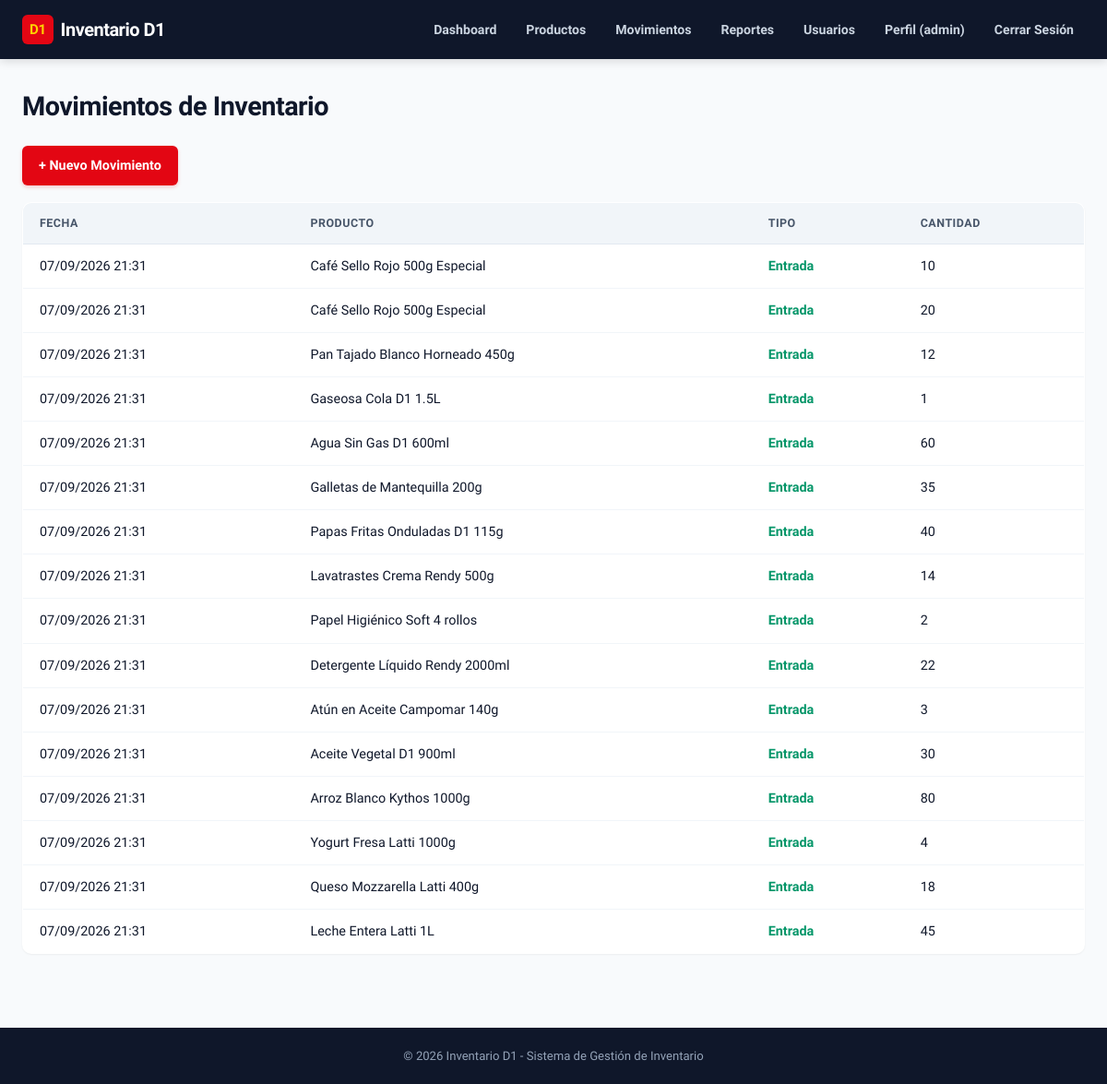
The page /movimientos (signed in) on the database its author committed.
### app/models.py (models this page shows, shortened)
class Movimiento(db.Model):
    __tablename__ = 'movimiento'
    id = db.Column(db.Integer, primary_key=True)
    producto_id = db.Column(db.Integer, db.ForeignKey('producto.id'), nullable=False)
    tipo = db.Column(db.String(20), nullable=False)  # 'entrada' o 'salida'
    cantidad = db.Column(db.Integer, nullable=False)
    fecha = db.Column(db.DateTime, default=datetime.utcnow)

class Producto(db.Model):
    __tablename__ = 'producto'
    id = db.Column(db.Integer, primary_key=True)
    nombre = db.Column(db.String(150), nullable=False)
    categoria = db.Column(db.String(100), nullable=True)
    precio = db.Column(db.Float, nullable=False)
    cantidad_stock = db.Column(db.Integer, default=0, nullable=False)
    stock_minimo = db.Column(db.Integer, default=5, nullable=False)
    fecha_ingreso = db.Column(db.DateTime, default=datetime.utcnow)
    movimientos = db.relationship('Movimiento', backref='producto', lazy=True, cascade='all, delete-orphan')

### app/routes.py (the view)
@main.route('/movimientos')
@login_required
def listar_movimientos():
    movimientos = Movimiento.query.order_by(Movimiento.fecha.desc()).all()
    return render_template('movimientos.html', movimientos=movimientos)

### app/routes.py (called while the page is built)
def login_required(f):
    @wraps(f)
    def decorated_function(*args, **kwargs):
        if 'usuario_id' not in session:
            flash('Debes iniciar sesión para acceder a esta página.', 'warning')
            return redirect(url_for('main.login', next=request.path))
        return f(*args, **kwargs)
    return decorated_function

@main.before_app_request
def cargar_usuario_actual():
    g.usuario = None
    if 'usuario_id' in session:
        g.usuario = db.session.get(Usuario, session['usuario_id'])
        if g.usuario is None:
            session.clear()

@main.app_context_processor
def inject_global_vars():
    return dict(
        usuario_actual=getattr(g, 'usuario', None),
        now=datetime.utcnow()
    )

### app/templates/movimientos.html (shortened to what this page needs)
{% extends 'base.html' %}
{% block content %}
<h1>Movimientos de Inventario</h1>
<div class="actions">
    <a href="{{ url_for('main.registrar_movimiento') }}" class="btn">+ Nuevo Movimiento</a>
</div>
{% if movimientos %}
    <table>
        <thead>
            <tr>
                <th>Fecha</th>
                <th>Producto</th>
                <th>Tipo</th>
                <th>Cantidad</th>
            </tr>
        </thead>
        <tbody>
            {% for mov in movimientos %}
            <tr>
                <td>{{ mov.fecha.strftime('%d/%m/%Y %H:%M') }}</td>
                <td>{{ mov.producto.nombre }}</td>
                <td class="{{ 'entrada' if mov.tipo == 'entrada' else 'salida' }}">
                    {{ mov.tipo|capitalize }}
                </td>
                <td>{{ mov.cantidad }}</td>
            </tr>
            {% endfor %}
        </tbody>
    </table>
{% else %}
    <p class="empty">No hay movimientos registrados.</p>
{% endif %}
{% endblock %}

### app/static/css/style.css (style rules this page uses)
:root { --primary: #E30613; --primary-hover: #C20510; --primary-light: #FEE2E2; --accent-yellow: #FFD100; --accent-yellow-dark: #D97706; --bg-page: #F8FAFC; --bg-card: #FFFFFF; --bg-header: #0F172A; --border-color: #E2E8F0; --border-subtle: #F1F5F9; --text-primary: #0F172A; --text-secondary: #475569; --text-muted: #94A3B8; --text-inverse: #FFFFFF; --success: #10B981; --success-bg: #ECFDF5; --warning: #F59E0B; --warning-bg: #FFFBEB; --danger: #EF4444; --danger-bg: #FEF2F2; --info: #3B82F6; --info-bg: #EFF6FF; --radius-sm: 6px; --radius-md: 10px; --radius-lg: 16px; --radius-full: 9999px; --shadow-sm: 0 1px 2px rgba(0, 0, 0, 0.05); --shadow-md: 0 4px 6px -1px rgba(0, 0, 0, 0.08), 0 2px 4px -2px rgba(0, 0, 0, 0.04); --shadow-lg: 0 10px 15px -3px rgba(0, 0, 0, 0.1), 0 4px 6px -4px rgba(0, 0, 0, 0.05); }
*, *::before, *::after { box-sizing: border-box; margin: 0; padding: 0; }
body { font-family: 'Plus Jakarta Sans', system-ui, -apple-system, BlinkMacSystemFont, 'Segoe UI', Roboto, sans-serif; background-color: var(--bg-page); color: var(--text-primary); line-height: 1.6; min-height: 100vh; display: flex; flex-direction: column; }
a { color: var(--primary); text-decoration: none; transition: color 0.15s ease; }
h1 { font-size: 1.8rem; font-weight: 800; color: var(--text-primary); margin-bottom: 20px; letter-spacing: -0.5px; }
table { width: 100%; border-collapse: collapse; background: var(--bg-card); border: 1px solid var(--border-color); border-radius: var(--radius-md); overflow: hidden; margin-bottom: 20px; font-size: 0.9rem; box-shadow: var(--shadow-sm); }
th { background: #F1F5F9; color: var(--text-secondary); font-weight: 700; font-size: 0.78rem; text-transform: uppercase; letter-spacing: 0.5px; padding: 12px 18px; text-align: left; border-bottom: 1px solid var(--border-color); }
td { padding: 12px 18px; border-bottom: 1px solid var(--border-subtle); vertical-align: middle; }
tr:last-child td { border-bottom: none; }
td.entrada { color: #059669; font-weight: 700; }
.actions { margin-bottom: 18px; display: flex; align-items: center; gap: 12px; }
.btn { display: inline-flex; align-items: center; justify-content: center; font-weight: 600; font-size: 0.9rem; padding: 10px 18px; border-radius: var(--radius-sm); border: none; cursor: pointer; background-color: var(--primary); color: #FFFFFF; box-shadow: 0 2px 4px rgba(227, 6, 19, 0.2); transition: all 0.2s ease; }

### rows shown on the page
Movimiento: fecha "07/09/2026 21:31", producto.nombre "Café Sello Rojo 500g Especial", tipo "Entrada", cantidad "10"
Movimiento: fecha "07/09/2026 21:31", producto.nombre "Café Sello Rojo 500g Especial", tipo "Entrada", cantidad "20"
Movimiento: fecha "07/09/2026 21:31", producto.nombre "Pan Tajado Blanco Horneado 450g", tipo "Entrada", cantidad "12"
Movimiento: fecha "07/09/2026 21:31", producto.nombre "Gaseosa Cola D1 1.5L", tipo "Entrada", cantidad "1"
Movimiento: fecha "07/09/2026 21:31", producto.nombre "Agua Sin Gas D1 600ml", tipo "Entrada", cantidad "60"
Movimiento: fecha "07/09/2026 21:31", producto.nombre "Galletas de Mantequilla 200g", tipo "Entrada", cantidad "35"
Movimiento: fecha "07/09/2026 21:31", producto.nombre "Papas Fritas Onduladas D1 115g", tipo "Entrada", cantidad "40"
Movimiento: fecha "07/09/2026 21:31", producto.nombre "Lavatrastes Crema Rendy 500g", tipo "Entrada", cantidad "14"
Movimiento: fecha "07/09/2026 21:31", producto.nombre "Papel Higiénico Soft 4 rollos", tipo "Entrada", cantidad "2"
Movimiento: fecha "07/09/2026 21:31", producto.nombre "Detergente Líquido Rendy 2000ml", tipo "Entrada", cantidad "22"
Movimiento: fecha "07/09/2026 21:31", producto.nombre "Atún en Aceite Campomar 140g", tipo "Entrada", cantidad "3"
Movimiento: fecha "07/09/2026 21:31", producto.nombre "Aceite Vegetal D1 900ml", tipo "Entrada", cantidad "30"
Movimiento: fecha "07/09/2026 21:31", producto.nombre "Arroz Blanco Kythos 1000g", tipo "Entrada", cantidad "80"
Movimiento: fecha "07/09/2026 21:31", producto.nombre "Yogurt Fresa Latti 1000g", tipo "Entrada", cantidad "4"
Movimiento: fecha "07/09/2026 21:31", producto.nombre "Queso Mozzarella Latti 400g", tipo "Entrada", cantidad "18"
Movimiento: fecha "07/09/2026 21:31", producto.nombre "Leche Entera Latti 1L", tipo "Entrada", cantidad "45"

### other values the page prints
{{ session.get('usuario_username') }} "admin"
